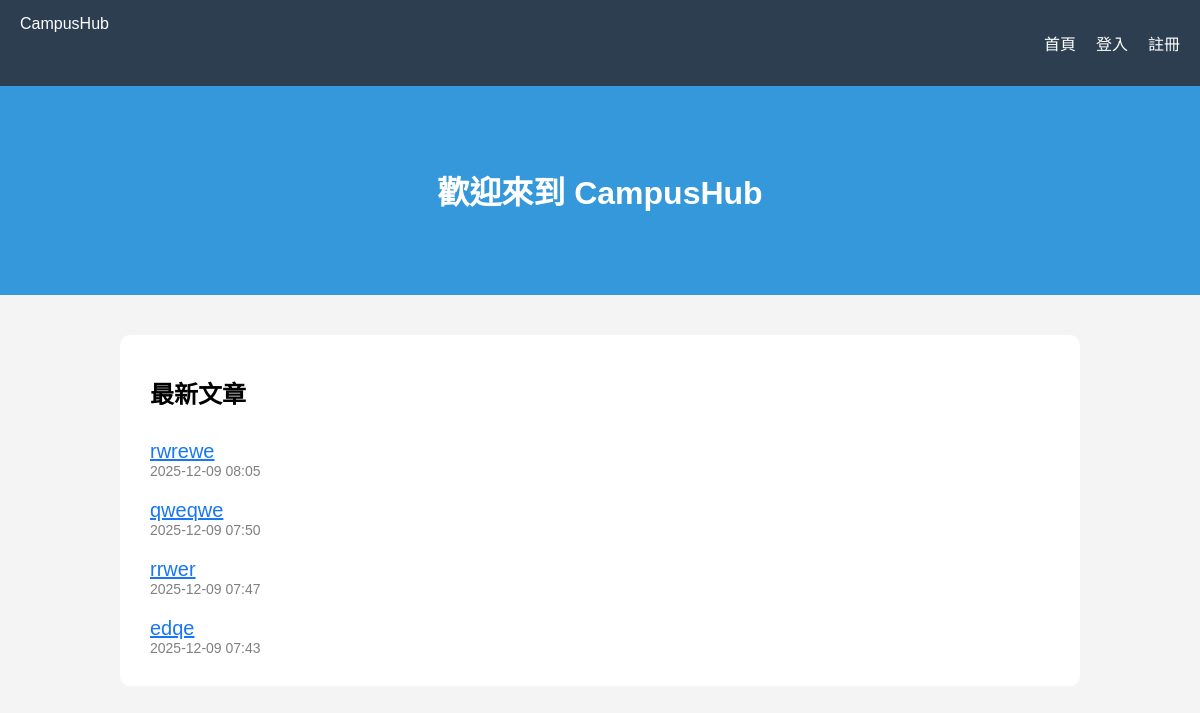
Before: / with the older database file.
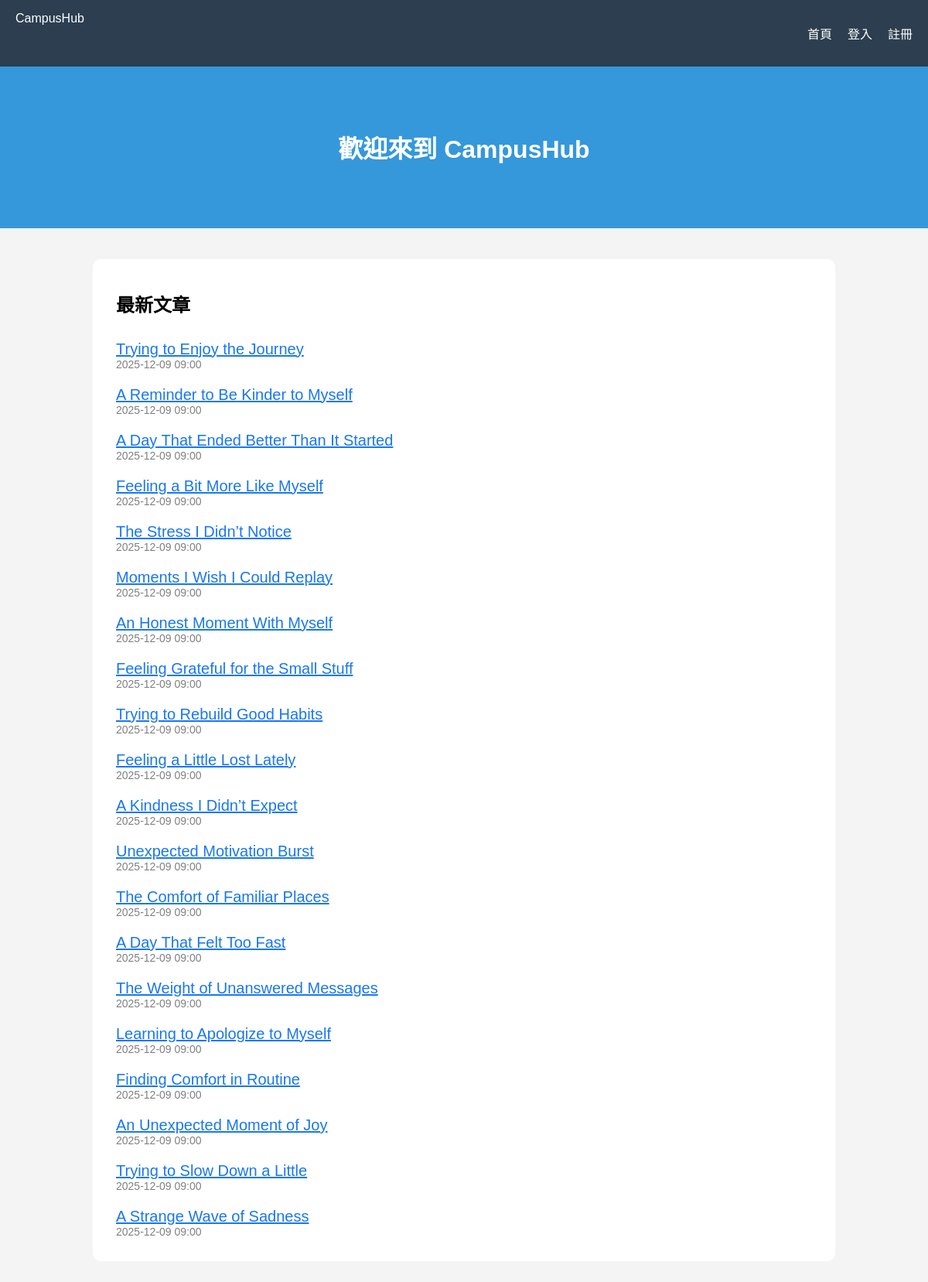
After: the same page with the newer database file.
### models/post.py (models this page shows)
class Post(db.Model):
    id = db.Column(db.Integer, primary_key=True)
    title = db.Column(db.String(200), nullable=False)
    content = db.Column(db.Text, nullable=False)
    created_at = db.Column(db.DateTime, default=datetime.utcnow)
    user_id = db.Column(db.Integer, db.ForeignKey("user.id"), nullable=False)
    user = db.relationship("User", backref="posts")

### app.py (the view)
    @app.route("/")
    def index():
        posts = Post.query.order_by(Post.created_at.desc()).limit(20).all()
        return render_template("index.html", posts=posts)

### templates/index.html (shortened to what this page needs)
<!DOCTYPE html>
<html lang="zh-Hant">
<head>
    <link rel="stylesheet" href="/static/style.css">
</head>
<body>
    <nav class="navbar">
        <div class="logo">CampusHub</div>
        <ul>
            <li><a href="/">首頁</a></li>
            {% if current_user.is_authenticated %}
                <li><a href="/posts/create">新增文章</a></li>
                <li><a href="/logout">登出（{{ current_user.username }}）</a></li>
            {% else %}
                <li><a href="/login">登入</a></li>
                <li><a href="/register">註冊</a></li>
            {% endif %}
        </ul>
    </nav>
    <header class="hero">
        <h1>歡迎來到 CampusHub</h1>
    </header>
    <section class="content">
        <h2>最新文章</h2>
        {% if posts %}
            {% for p in posts %}
                <div style="padding: 10px 0;">
                    <a href="/posts/{{ p.id }}" style="font-size: 20px; color: #1877f2;">
                        {{ p.title }}
                    </a>
                    <div style="font-size: 14px; color: gray;">
                        {{ p.created_at.strftime("%Y-%m-%d %H:%M") }}
                    </div>
                </div>
            {% endfor %}
        {% else %}
            <p>目前沒有文章。</p>
        {% endif %}
    </section>
</body>
</html>

### static/style.css (style rules this page uses)
body { margin: 0; font-family: "Microsoft JhengHei", sans-serif; background: #f4f4f4; }
.navbar { display: flex; justify-content: space-between; background: #2c3e50; color: white; padding: 15px 20px; }
.navbar ul { list-style: none; display: flex; gap: 20px; }
.navbar ul li a { color: white; text-decoration: none; }
.hero { text-align: center; padding: 60px 0; background: #3498db; color: white; }
.content { max-width: 900px; margin: 40px auto; background: white; padding: 20px 30px; border-radius: 10px; }

Changed rows visible on the page:
no longer on this page (row edited): Post: title "rwrewe", created_at "2025-12-09 08:05"
no longer on this page (row edited): Post: title "qweqwe", created_at "2025-12-09 07:50"
no longer on this page (row edited): Post: title "rrwer", created_at "2025-12-09 07:47"
no longer on this page (row edited): Post: title "edqe", created_at "2025-12-09 07:43"
added Post: title "Trying to Enjoy the Journey", created_at "2025-12-09 09:00"
added Post: title "A Reminder to Be Kinder to Myself", created_at "2025-12-09 09:00"
added Post: title "A Day That Ended Better Than It Started", created_at "2025-12-09 09:00"
added Post: title "Feeling a Bit More Like Myself", created_at "2025-12-09 09:00"
added Post: title "The Stress I Didn’t Notice", created_at "2025-12-09 09:00"
added Post: title "Moments I Wish I Could Replay", created_at "2025-12-09 09:00"
added Post: title "An Honest Moment With Myself", created_at "2025-12-09 09:00"
added Post: title "Feeling Grateful for the Small Stuff", created_at "2025-12-09 09:00"
added Post: title "Trying to Rebuild Good Habits", created_at "2025-12-09 09:00"
added Post: title "Feeling a Little Lost Lately", created_at "2025-12-09 09:00"
added Post: title "A Kindness I Didn’t Expect", created_at "2025-12-09 09:00"
added Post: title "Unexpected Motivation Burst", created_at "2025-12-09 09:00"
added Post: title "The Comfort of Familiar Places", created_at "2025-12-09 09:00"
added Post: title "A Day That Felt Too Fast", created_at "2025-12-09 09:00"
added Post: title "The Weight of Unanswered Messages", created_at "2025-12-09 09:00"
added Post: title "Learning to Apologize to Myself", created_at "2025-12-09 09:00"
added Post: title "Finding Comfort in Routine", created_at "2025-12-09 09:00"
added Post: title "An Unexpected Moment of Joy", created_at "2025-12-09 09:00"
added Post: title "Trying to Slow Down a Little", created_at "2025-12-09 09:00"
added Post: title "A Strange Wave of Sadness", created_at "2025-12-09 09:00"
